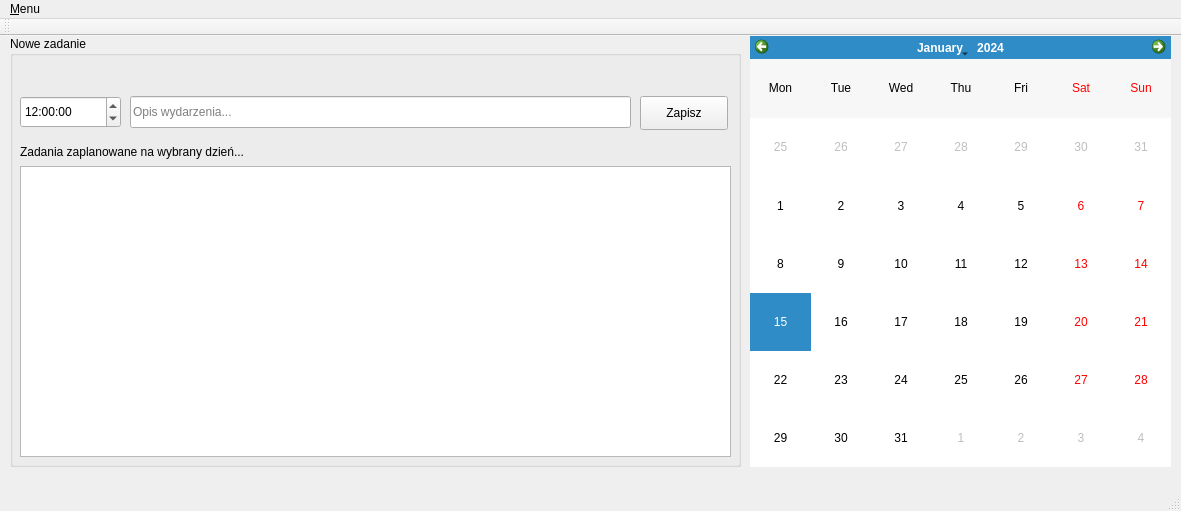
<?xml version="1.0" encoding="UTF-8"?>
<ui version="4.0">
 <class>MainWindow</class>
 <widget class="QMainWindow" name="MainWindow">
  <property name="geometry">
   <rect>
    <x>0</x>
    <y>0</y>
    <width>1181</width>
    <height>511</height>
   </rect>
  </property>
  <property name="windowTitle">
   <string>Terminarz</string>
  </property>
  <widget class="QWidget" name="centralWidget">
   <widget class="QGroupBox" name="groupBox">
    <property name="geometry">
     <rect>
      <x>10</x>
      <y>0</y>
      <width>731</width>
      <height>431</height>
     </rect>
    </property>
    <property name="title">
     <string>Nowe zadanie</string>
    </property>
    <widget class="QLineEdit" name="lineEdit">
     <property name="geometry">
      <rect>
       <x>120</x>
       <y>60</y>
       <width>501</width>
       <height>32</height>
      </rect>
     </property>
     <property name="inputMethodHints">
      <set>Qt::ImhNoAutoUppercase|Qt::ImhPreferLatin</set>
     </property>
     <property name="text">
      <string/>
     </property>
     <property name="placeholderText">
      <string>Opis wydarzenia...</string>
     </property>
    </widget>
    <widget class="QPushButton" name="pushButton">
     <property name="geometry">
      <rect>
       <x>630</x>
       <y>60</y>
       <width>88</width>
       <height>34</height>
      </rect>
     </property>
     <property name="cursor">
      <cursorShape>PointingHandCursor</cursorShape>
     </property>
     <property name="text">
      <string>Zapisz</string>
     </property>
    </widget>
    <widget class="QLabel" name="label">
     <property name="geometry">
      <rect>
       <x>10</x>
       <y>100</y>
       <width>281</width>
       <height>31</height>
      </rect>
     </property>
     <property name="text">
      <string>Zadania zaplanowane na wybrany dzień...</string>
     </property>
    </widget>
    <widget class="QTimeEdit" name="timeEdit">
     <property name="geometry">
      <rect>
       <x>10</x>
       <y>60</y>
       <width>101</width>
       <height>32</height>
      </rect>
     </property>
     <property name="time">
      <time>
       <hour>12</hour>
       <minute>0</minute>
       <second>0</second>
      </time>
     </property>
    </widget>
    <widget class="QTableWidget" name="tableWidget">
     <property name="geometry">
      <rect>
       <x>10</x>
       <y>130</y>
       <width>711</width>
       <height>291</height>
      </rect>
     </property>
    </widget>
   </widget>
   <widget class="QCalendarWidget" name="calendarWidget">
    <property name="geometry">
     <rect>
      <x>750</x>
      <y>0</y>
      <width>421</width>
      <height>431</height>
     </rect>
    </property>
    <property name="gridVisible">
     <bool>false</bool>
    </property>
    <property name="verticalHeaderFormat">
     <enum>QCalendarWidget::NoVerticalHeader</enum>
    </property>
    <property name="navigationBarVisible">
     <bool>true</bool>
    </property>
    <property name="dateEditEnabled">
     <bool>true</bool>
    </property>
   </widget>
  </widget>
  <widget class="QMenuBar" name="menuBar">
   <property name="geometry">
    <rect>
     <x>0</x>
     <y>0</y>
     <width>1181</width>
     <height>30</height>
    </rect>
   </property>
   <widget class="QMenu" name="menuTerminarz">
    <property name="title">
     <string>&amp;Menu</string>
    </property>
   </widget>
   <addaction name="menuTerminarz"/>
  </widget>
  <widget class="QToolBar" name="mainToolBar">
   <attribute name="toolBarArea">
    <enum>TopToolBarArea</enum>
   </attribute>
   <attribute name="toolBarBreak">
    <bool>false</bool>
   </attribute>
  </widget>
  <widget class="QStatusBar" name="statusBar"/>
 </widget>
 <layoutdefault spacing="6" margin="11"/>
 <resources/>
 <connections/>
</ui>
